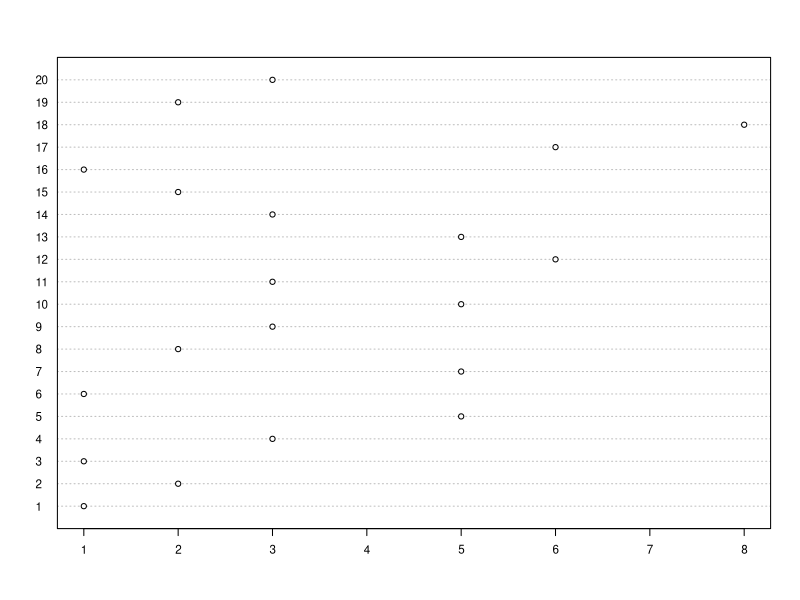
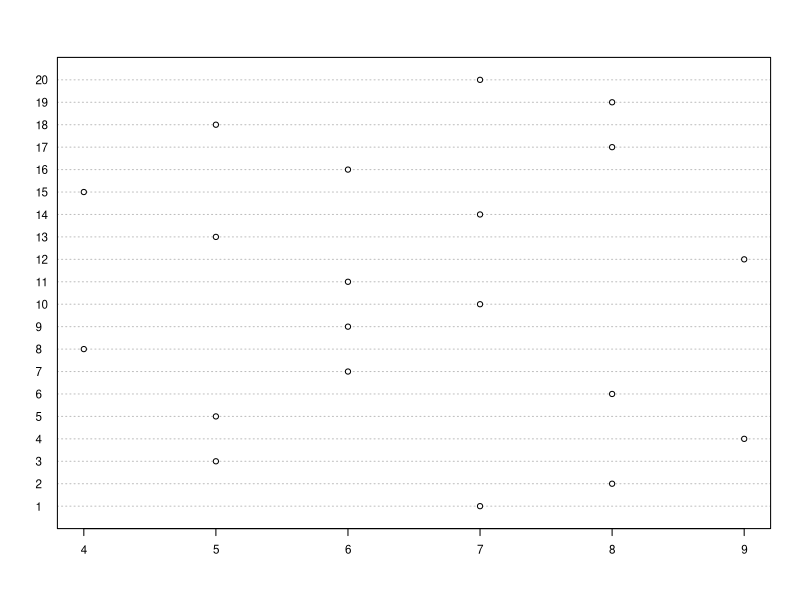

Write the R code that produced these figures, in order. (Note: this script raises an error after producing the figures.)
# 01NEX - Exercise 1
# Written by J. Franc - jiri.franc@fjfi.cvut.cz
# Data and exercises come from D.C. Montgomery: Design and Analysis of Experiment - Chapter 02

#Run of any library
library(pwr)    # power analysis
# for opening xls files: library(gdata) library(XLConnect) library(xlsReadWrite)

# Define directory
#setwd("D:/Vyuka/NEX/2018/Lecture_01/")
setwd("D:/Vyuka/NEX/2018/01_Introduction_and_simple_comparative_experiments/")
# Read data
Problem20 <- read.table("Data_01/Ex02_20.csv",header=TRUE,sep=";")
Problem26 <- read.table("Data_01/Ex02_26.csv",header=TRUE,sep=";")
Problem32 <- read.table("Data_01/Ex02_30.csv",header=TRUE,sep=";")

# Solve all three problems


# 1 -----------------------------------------------------------------------

t.test(Problem20$Days, alternative = "greater", mu = 120) # yes, it is greater than 120 on the conf. level = 95%
t.test(Problem20$Days, alternative = "greater", mu = 120, conf.level = 0.99)
temp <- t.test(Problem20$Days, alternative = "two.sided", mu = 120, conf.level = 0.99)
temp$conf.int

# 2 -----------------------------------------------------------------------

var.test(Problem26$Type1, Problem26$Type2, ratio = 1, alternative = "two.sided", conf.level = 0.95) # equal variances
t.test(Problem26$Type1, Problem26$Type2, alternative = "two.sided", 
       mu = 0, paired = FALSE, conf.level = 0.95, var.equal = TRUE)
shapiro.test(Problem26$Type1)
shapiro.test(Problem26$Type2)


# 3 -----------------------------------------------------------------------

var.test(Problem32$X10.seconds, Problem32$X20.seconds, ratio = 1, alternative = "two.sided", conf.level = 0.95) # equal variances
t.test(Problem32$X10.seconds, Problem32$X20.seconds, alternative = "less", 
       mu = 0, paired = FALSE, conf.level = 0.95, var.equal = TRUE)
temp <- t.test(Problem32$X10.seconds, Problem32$X20.seconds, alternative = "two.sided", 
               mu = 0, paired = FALSE, conf.level = 0.95, var.equal = TRUE)
temp$conf.int

dotchart(Problem32$X10.seconds,labels=row.names(Problem32),cex=.7)
dotchart(Problem32$X20.seconds,labels=row.names(Problem32),cex=.7)

ggplot(Problem32) + 
  geom_dotplot(mapping = aes(x=X10.seconds, y=row.names(Problem32)), 
               binaxis='y', stackdir='center', fill = "red", alpha = 0.5, dotsize = 1.25) + 
  geom_dotplot(mapping = aes(x=X20.seconds, y=row.names(Problem32)), 
               binaxis='y', stackdir='center', fill = "blue", alpha = 0.5, dotsize = 1.5) + 
  scale_x_continuous(breaks = seq(1, 10), labels = seq(1, 10)) +
  xlab("Time") +
  ylab("Observation")

  
